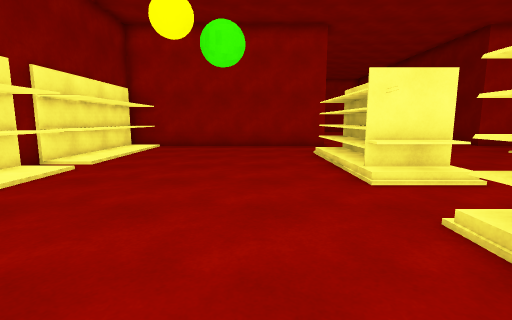
View 1 (above)

18 first-person views from a walk through a scene from a Unity 3-D project. The camera is 1.3 m above the floor, tilts 8° down and sees 85° across. The floor is counted in squares, 1 m on a side. Each view is taken from the middle of a square. On the plan, view 1 faces up. The plan holds only what a view shows up to about 13 squares ahead; the rest is blank. The place goes on beyond the plan. The player character is not drawn. Some animated figures are left out.

View 2
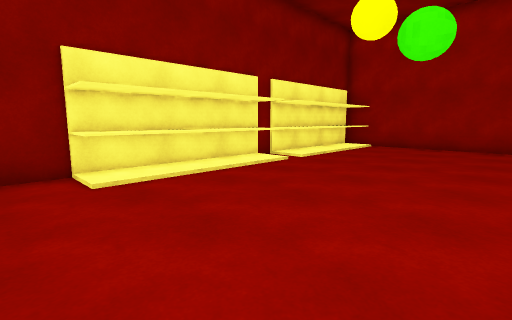

View 3
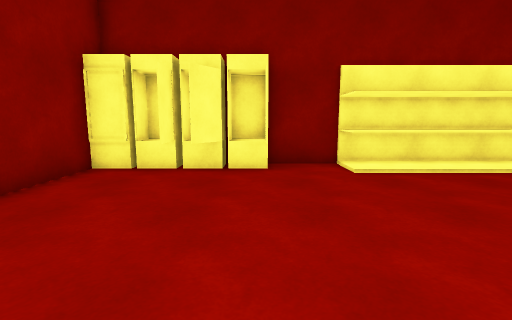

View 4
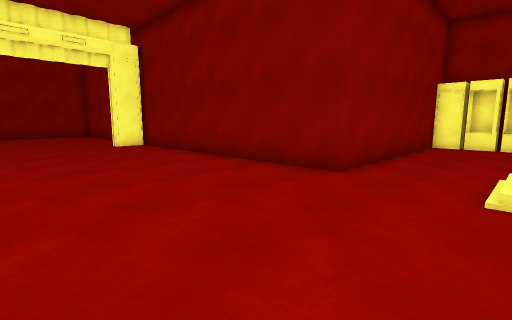

View 5
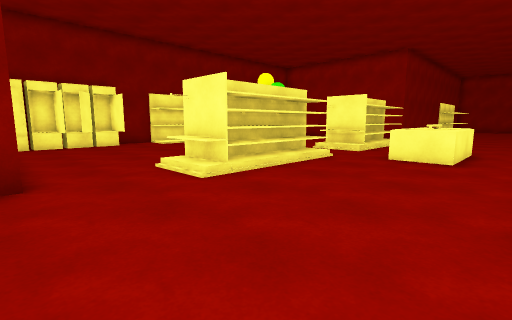

View 6
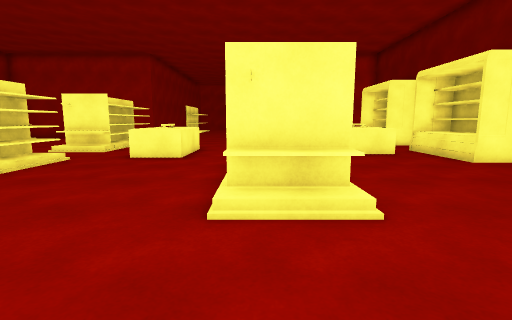

View 7
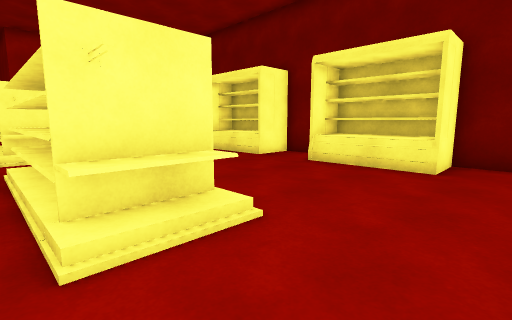

View 8
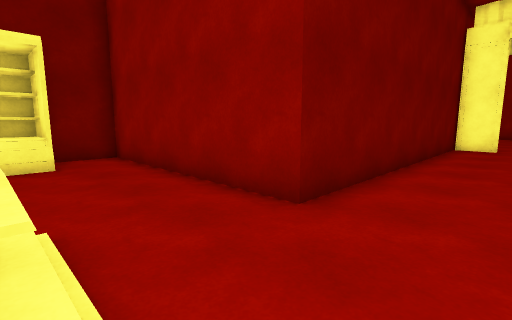

View 9
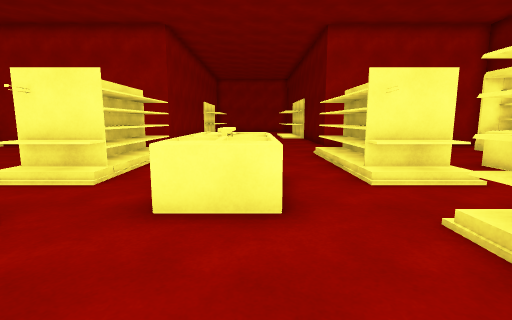

View 10
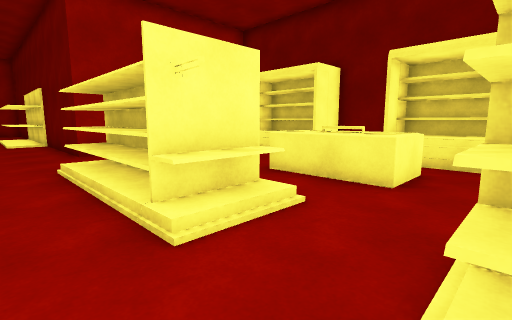

View 11
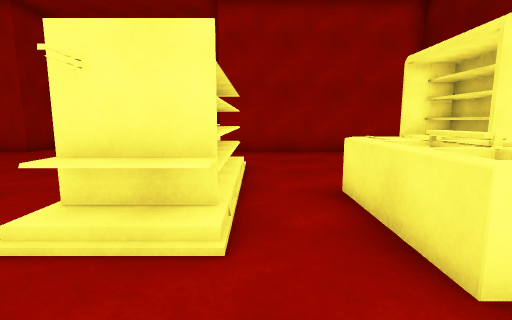

View 12
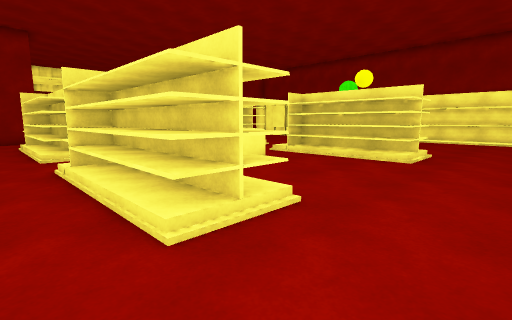

View 13
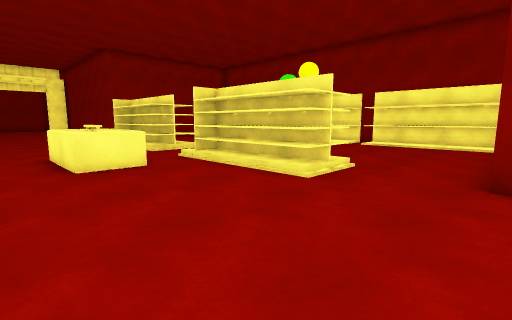

View 14
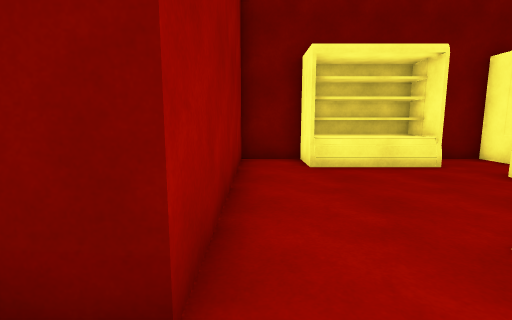

View 15
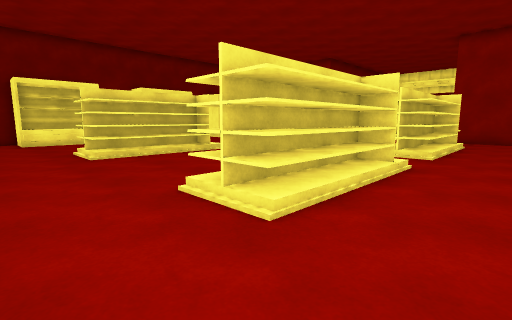

View 16
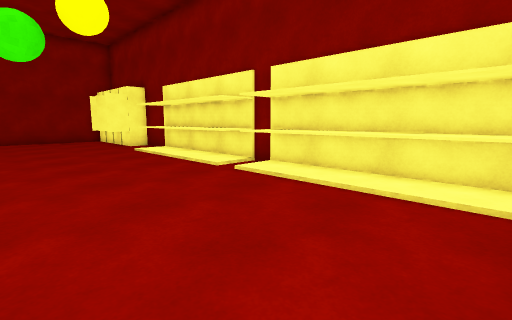

View 17
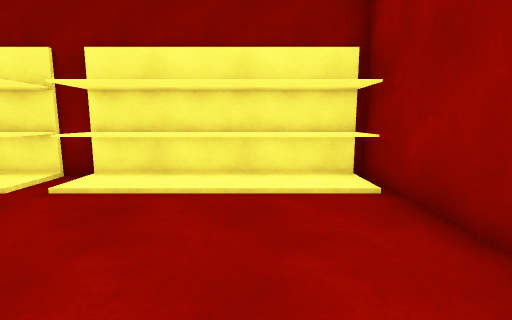

View 18
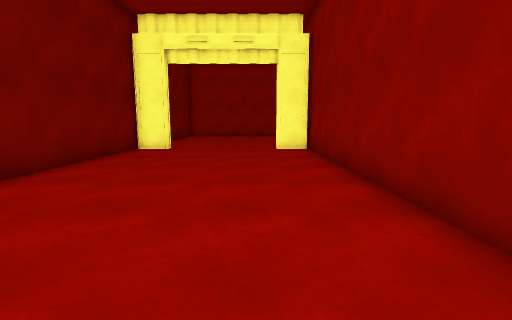

### Floor plan
Points are (right, up) in squares from view 1. A wall is a line through its corners. A room is listed if a view was taken in it or the views show most of it. See-through windows are left out.
Room 1 (views 1, 2, 3, 4, 5, 6, 7, 8, 9, 10, 11, 12, 13, 14, 15, 16, 17, 18)
walls: (19.5, 1.4) (19.5, 2.5); (19.5, 6.5) (19.5, 8.5); (-6.5, 1.5) (-6.5, -0.6); (3.5, 15.5) (3.5, 14.5) (2.4, 14.5); (0.5, 14.5) (-6.5, 14.5); (-5.5, -5.5) (3.5, -5.5) (3.5, -17.2); (-6.5, 8.4) (-6.5, 7.4); (19.5, 12.5) (19.5, 14.5) (11.5, 14.5) (11.5, 15.5); (3.6, -17) (5.1, -17); (10.1, -17.5) (10.1, -17) (11.5, -17); (11.5, -17.4) (11.5, -5.5) (19.5, -5.5) (19.5, -3.5)
objects: fridge (-6, -6) to (-6, -4); fridge (-6, -3) to (-5, -3); fridge (-6, -2) to (-5, -2); fridge (-6, -1) to (-5, -1); other object (-6, 2) to (-5, 7); other object (-6, 8) to (-5, 14); other object (3, -2) to (4, 3); other object (3, 6) to (4, 11); other object (7, 4) to (8, 7); other object (11, -2) to (12, 3); other object (11, 6) to (12, 11); other object (15, 5) to (16, 8); other object (18, -3) to (20, 0); other object (18, 3) to (20, 6); other object (18, 9) to (20, 12)

Where each view was taken, in squares from view 1:
view 1: 0 up, 0 right, facing up
view 2: 0 up, 1 right, facing up-left
view 3: 1 down, 2 right, facing left
view 4: 2 down, 10 right, facing down-left
view 5: 6 down, 10 right, facing up-left
view 6: 6 down, 11 right, facing up
view 7: 5 down, 10 right, facing up-right
view 8: 2 down, 9 right, facing down-right
view 9: 0 up, 8 right, facing up
view 10: 3 up, 9 right, facing up-right
view 11: 3 up, 13 right, facing up
view 12: 14 up, 14 right, facing down-left
view 13: 15 up, 10 right, facing down-left
view 14: 14 up, 10 right, facing right
view 15: 14 up, 0 right, facing down-right
view 16: 14 up, 0 right, facing down-left
view 17: 12 up, 0 right, facing left
view 18: 4 down, 6 right, facing down
